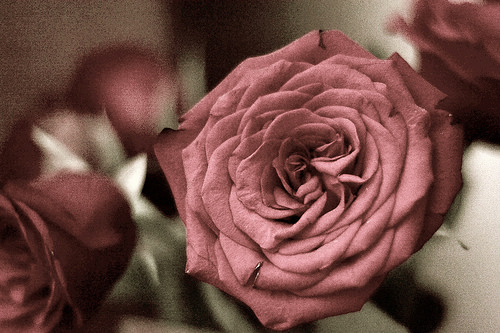
#> input picture 03_GCP/practice_image/test_image.jpg, 500 x 333 px
$ jupyter execute --allow-errors online_prediction.ipynb
#> lines starting #> are read from the running program, lines starting #| are printed output that depends on the picture
[cell 1]
from google.cloud import aiplatform

import numpy as np
from PIL import Image

#> (a cell that did not finish here is left out)

[cell 3]
IMAGE_PATH = "./practice_image/test_image.jpg"
im = Image.open(IMAGE_PATH)
#> im is the input picture: PIL image 500x333 RGB; mean R, G, B 115.7, 76.7, 70.1
resized_img = im.resize((80, 80))
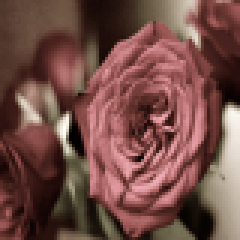
#> resized_img: PIL image 80x80 RGB (shown 3 times larger); mean R, G, B 115.7, 76.6, 70.1

[cell 4]
resized_img

[cell 5]
x_test = np.asarray(resized_img).astype(np.float32)[np.newaxis, :, :, :].tolist()
#> x_test = 1 item
